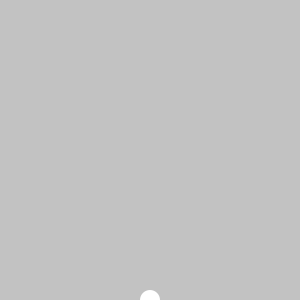
Frame 1 (no input)
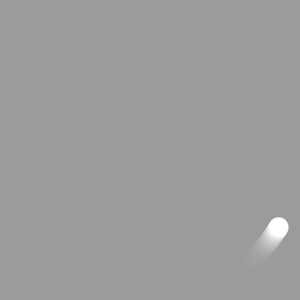
Frame 60 (the mouse pressed at the canvas centre just before this capture)
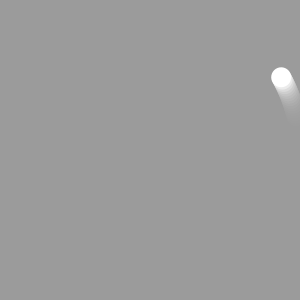
Frame 120 (the mouse held since frame 60 and released just before this capture)

The Processing sketch that drew these frames (run headless with seeded random() and noise(); from frame 60 on, the mouse is pressed at the canvas centre):

// Processing sketch: circular_motion
// ── circular_motion.pde
int r = 150;
float a = 0;

void setup() {
    size(300, 300);
    ellipseMode(CENTER);
}

void draw() {
    fill(155, 50);
    noStroke();
    rect(0, 0, width, height);
    fill(255);
    translate(width / 2, height / 2);
    float x = 0;
    float y = 0;
    println(sin(a));
    x = sin(a) * r;
    y = cos(a) * r;
    strokeWeight(10);
    circle(x, y, 20);
    a += radians(1);
    if (a == TWO_PI) {
        print("adfs");
    }
}
